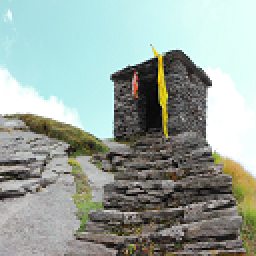
#> input picture source/isp/tutorial/image/128x128.png, 128 x 128 px, found by its file name (shown 2 times larger)
$ jupyter execute --allow-errors sobelAll_cvtcolor_resize.ipynb
#> lines starting #> are read from the running program, lines starting #| are printed output that depends on the picture
# ISP demo
This demo uses cvtcolor_bgr2gray, sobel_accel and resize_accel for img processing. We will do cvtcolor first, then resize the input img from 128x128 to 64x64, then apple sobel kernel on the 64x64 img.

### Load input image

Firstly, we load the original img.

[cell 1]
import cv2 as cv
import numpy as np
from matplotlib import pyplot as plt
img = cv.imread("./128x128.png")
#> img is the input picture: shape (128, 128, 3); mean B, G, R 158.9, 166.2, 153.4
img_gray = cv.imread("./128x128.png", cv.IMREAD_GRAYSCALE)
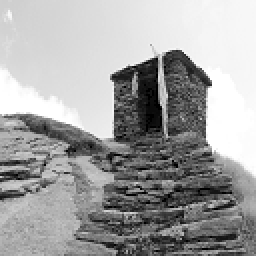
#> img_gray: shape (128, 128) (shown 2 times larger); min 0, max 255, mean 162.1
img_resize = cv.resize(img_gray, (64, 64))
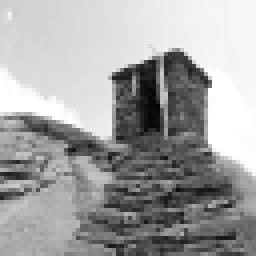
#> img_resize: shape (64, 64) (shown 4 times larger); min 0, max 255, mean 162.2
print(img.dtype)
#| uint8
img_dis = cv.cvtColor(img,cv.COLOR_BGR2RGB)
plt.imshow(img_dis)

###  Loading Overlay

The Overlay module encapsulates the interface for the ARM CPU to interact with the PL part of the FPGA.

- We can load the hardware design we just generated onto the PL with the simple `Overlay()` method
- With the `overlay.sobel_accel_0` statement, we can interact with the IP in the form of an accessed Python object

[cell 2]
from pynq import allocate,Overlay
import numpy as np

rows_in, cols_in, channel_in = img.shape
#> rows_in = 128; cols_in = 128; channel_in = 3

pixel_size_in = rows_in*cols_in
#> pixel_size_in = 16384

rows_out = 64
cols_out = 64
pixel_size_out = rows_out*cols_out

#> (the rest of this cell did not finish here and is left out)
